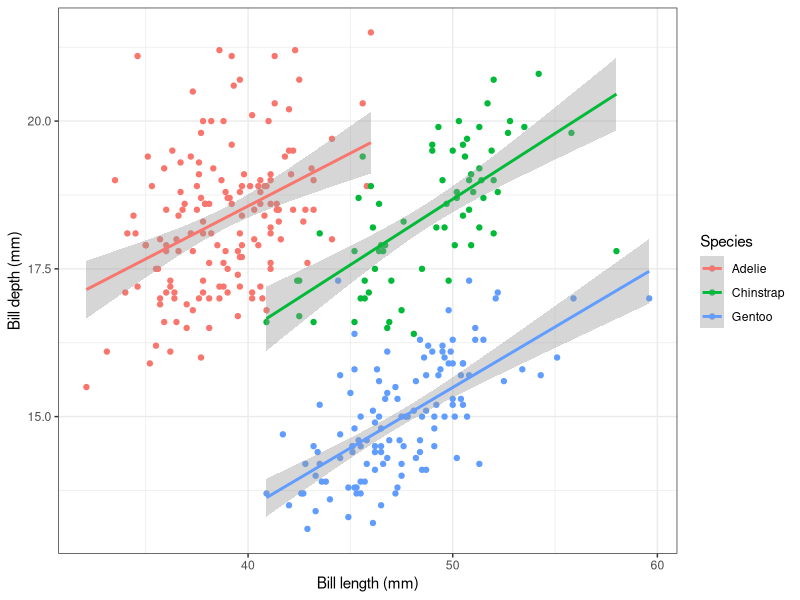

Reproduce this figure in R.
## ---- chunk 1
knitr::opts_chunk$set(echo = TRUE,
                      message = FALSE,
                      warning = FALSE)
## ---- chunk 2
library(tidyverse)
library(here)
library(palmerpenguins)
## ---- chunk 3
glimpse(penguins) #look at the penguin data
## ---- chunk 4
penguins %>%  #using penguins data set
  ggplot(aes(x = bill_length_mm,
             y = bill_depth_mm,
             color = species))+
  geom_point()+
  geom_smooth(method = "lm")+ #add linear regression
  labs(x ="Bill length (mm)",
       y = "Bill depth (mm)",
       color = "Species")+
  theme_bw()
